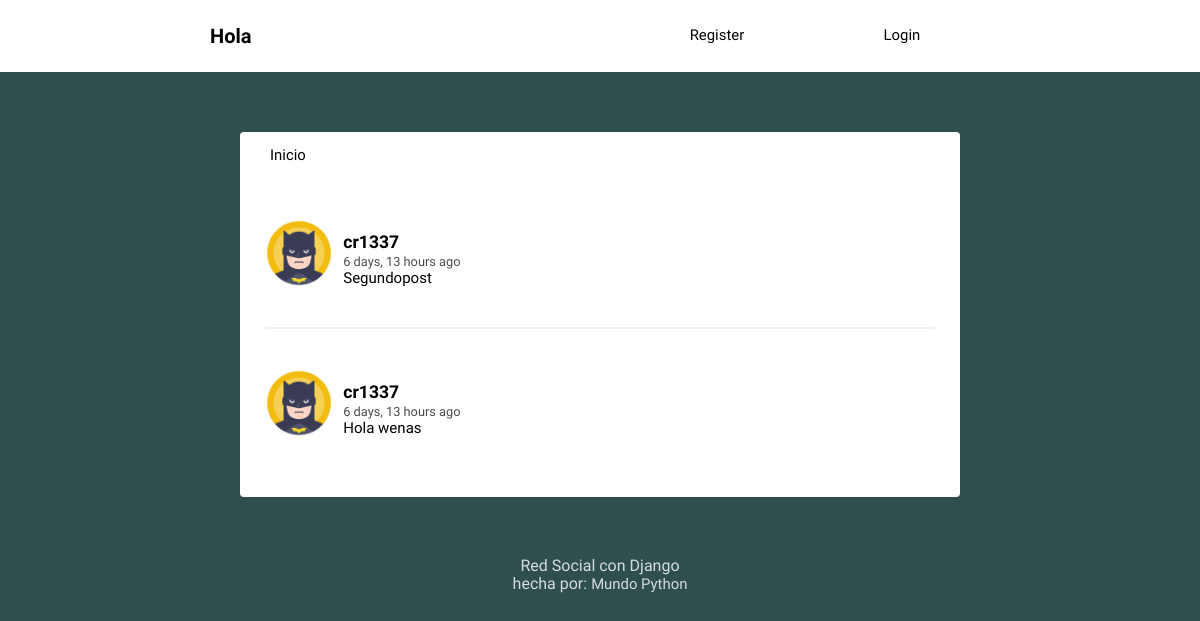
The app's page /, older data.
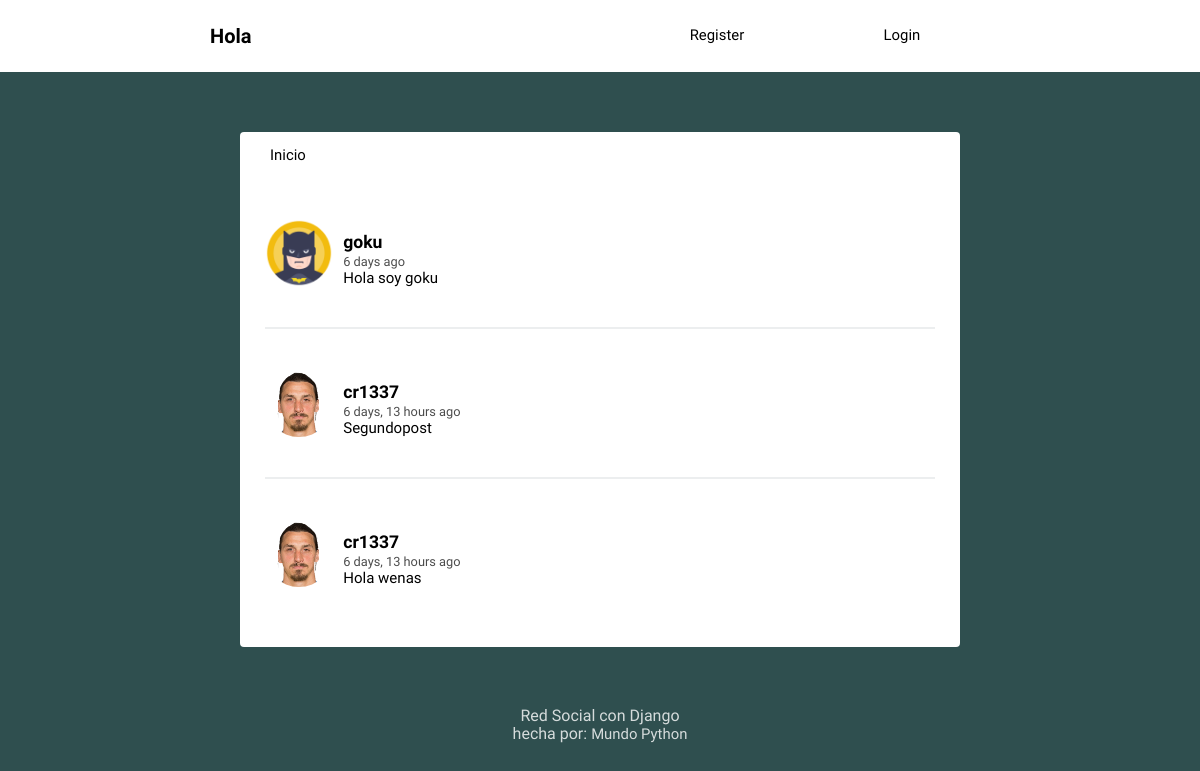
The same page, newer data.
### social/models.py (models this page shows, shortened)
class Post(models.Model):
    user = models.ForeignKey(User, on_delete=models.CASCADE, related_name="posts")
    timestamp = models.DateTimeField(default=timezone.now)
    content = models.TextField()
    class Meta:
        ordering = ["-timestamp"]

class Profile(models.Model):
    user = models.OneToOneField(User, on_delete=models.CASCADE)
    image = models.ImageField(upload_to="media",default="batman.png")

### social/views.py (the view)
# urls.py: path("", views.feed, name="feed"),
def feed(request):
    posts = Post.objects.all()
    context = {"posts": posts}
    return render(request, "social/feed.html", context)

### social/templates/social/feed.html (shortened to what this page needs)
{% extends 'social/layout.html' %}
{% load humanize %}
{% block content %}
{% for post in posts %}
<article>
    <div class="container-article">
        <img src="{{post.user.profile.image.url}} ">
        <div>
            <h2 class="username"><a href="#">{{post.user.username}} </a></h2>
            <time data-time="#">{{post.timestamp|naturaltime}} </time>
            <div class="post">{{post.content}} </div>
        </div>
    </div>
</article>
{% endfor %}
{% endblock %}

Row changes from the older to the newer data that the page shows:
added Post: user.profile.image (picture), user.username "goku", timestamp "6 days ago", content "Hola soy goku"
changed through a linked row, Post "Segundopost": user.profile.image: a different picture
changed through a linked row, Post "Hola wenas": user.profile.image: a different picture
